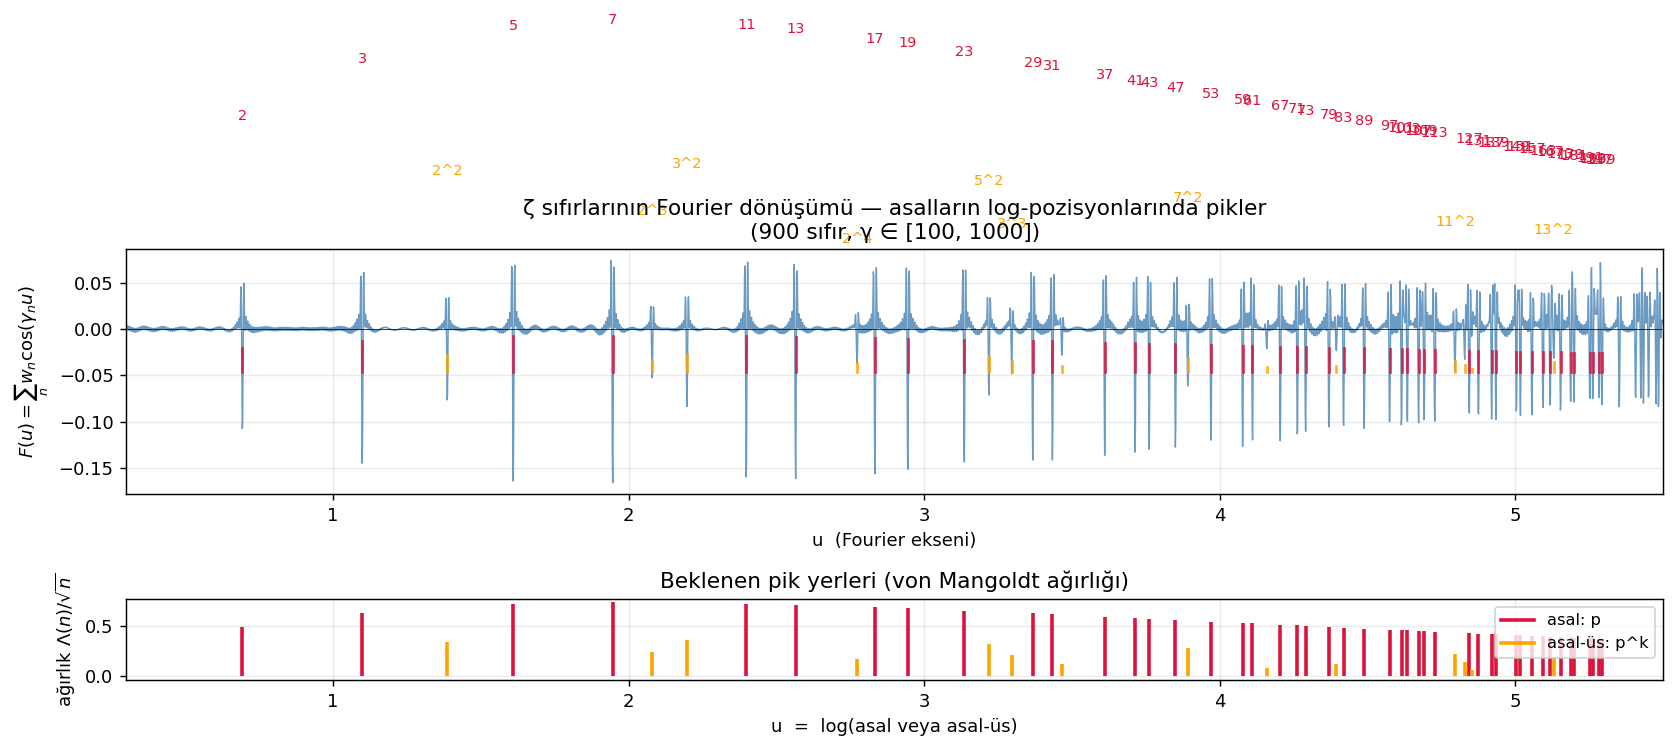

Write Python code to recreate this figure.
"""
QM × Riemann — Asalların Sesi
==============================

Form factor'un GUE'den sapması rastgele değil. Riemann'ın explicit formula'sı:

    Σ_γ f(γ)  ↔  Σ_p (log p)/√p · f̂(log p) + ...

Yani sıfırlar (γ) ve asallar (p) Fourier eşleridir. Sıfırların Fourier
dönüşümünde **asalların logaritmalarında** pikler görmeliyiz.

Bu test: Σ_n cos(γ_n · u) çiz, u-ekseni boyunca log(p), log(p²),... noktalarına bak.
"""

import numpy as np
import matplotlib.pyplot as plt
from pathlib import Path

ROOT = Path(__file__).resolve().parent.parent
t_all = np.loadtxt(ROOT / "zeros_100k.txt")

# ---------- Asalları üret (Eratosthenes) ----------
def primes_upto(N):
    sieve = np.ones(N+1, bool); sieve[:2] = False
    for i in range(2, int(N**0.5)+1):
        if sieve[i]: sieve[i*i::i] = False
    return np.flatnonzero(sieve)

P = primes_upto(200)   # u ekseninde log p, log p², log p³ vs

# Prime power'ları üret: n = p^k, ağırlık Λ(n)/√n = log(p)/√(p^k)
pp = []   # (log(n), weight)
for p in P:
    pk = p
    while pk <= 200:
        pp.append((np.log(pk), np.log(p) / np.sqrt(pk), int(pk), p))
        pk *= p
pp.sort()

# ---------- ζ sıfırlarının Fourier dönüşümü ----------
# F(u) = Σ_n cos(γ_n · u)   ,  γ_n ∈ zero seti, sınırlı pencerede
# pencere: orta yükseklik civarı, Gaussian ağırlık ile (kenar etkisini bastır)
GAMMA_LOW, GAMMA_HIGH = 100, 1000       # γ ∈ [100, 1000]
mask = (t_all > GAMMA_LOW) & (t_all < GAMMA_HIGH)
g = t_all[mask]
print(f"Kullanılan sıfır sayısı: {len(g)}, [{g[0]:.2f}, {g[-1]:.2f}]")

# Gaussian pencere (orta=550, σ=300)
center, sigma = 0.5*(GAMMA_LOW+GAMMA_HIGH), 0.4*(GAMMA_HIGH-GAMMA_LOW)
w = np.exp(-(g - center)**2 / (2*sigma**2))

# u-ekseni: log p civarında çözünürlük lazım, log 200 ≈ 5.3
u = np.linspace(0.3, 5.5, 4000)

# F(u) = Σ_n w_n · cos(γ_n · u)
F = (w[:, None] * np.cos(np.outer(g, u))).sum(axis=0)
F /= w.sum()    # normalize

# ---------- Plot ----------
fig, axes = plt.subplots(2, 1, figsize=(13, 8),
                         gridspec_kw={"height_ratios": [3, 1]})

# Üst: Fourier dönüşümü + asal işaretleri
ax = axes[0]
ax.plot(u, F, color="steelblue", lw=0.8, alpha=0.8)
ax.axhline(0, color="k", lw=0.4)

# Asal yerleri işaretle
for log_n, weight, n, p in pp:
    if log_n < u[0] or log_n > u[-1]: continue
    # ağırlık ile orantılı dikey çizgi
    h = weight * 0.4
    color = "crimson" if n == p else "orange"      # asal kırmızı, asal-üs turuncu
    ax.axvline(log_n, ymin=0.5, ymax=0.5+h*0.5, color=color, lw=1.5, alpha=0.85)
    if weight > 0.15:
        label = f"{p}" if n == p else f"{p}^{int(np.log(n)/np.log(p))}"
        ax.text(log_n, 0.02 + h*1.05, label, ha="center", fontsize=8, color=color)

ax.set_xlabel("u  (Fourier ekseni)")
ax.set_ylabel(r"$F(u) = \sum_n w_n \cos(\gamma_n u)$")
ax.set_title("ζ sıfırlarının Fourier dönüşümü — asalların log-pozisyonlarında pikler\n"
             "(900 sıfır, γ ∈ [100, 1000])")
ax.set_xlim(u[0], u[-1])
ax.grid(alpha=0.25)

# Alt: gerçek asalların konumlarını ayrı bantta göster (legend gibi)
ax2 = axes[1]
for log_n, weight, n, p in pp:
    if log_n < u[0] or log_n > u[-1]: continue
    color = "crimson" if n == p else "orange"
    ax2.vlines(log_n, 0, weight, color=color, lw=2)
ax2.set_xlim(u[0], u[-1])
ax2.set_xlabel("u  =  log(asal veya asal-üs)")
ax2.set_ylabel(r"ağırlık $\Lambda(n)/\sqrt{n}$")
ax2.set_title("Beklenen pik yerleri (von Mangoldt ağırlığı)")
ax2.grid(alpha=0.25)

# legend
from matplotlib.lines import Line2D
ax2.legend(handles=[
    Line2D([0],[0], color="crimson", lw=2, label="asal: p"),
    Line2D([0],[0], color="orange", lw=2, label="asal-üs: p^k"),
], loc="upper right", fontsize=9)

plt.tight_layout()
out = Path(__file__).parent / "03_asallarin_sesi.png"
plt.savefig(out, dpi=130, bbox_inches="tight")
print(f"Kaydedildi: {out}")

# ---------- Sayısal: pik yerleri ζ ve beklenti ne kadar uyuşuyor? ----------
# Empirik tepe noktaları bul (basit: lokal max + threshold)
from scipy.signal import find_peaks
peaks, _ = find_peaks(np.abs(F), height=0.15*np.max(np.abs(F)), distance=20)
u_peaks = u[peaks]
F_peaks = F[peaks]

print(f"\nEmpirik tepe sayısı: {len(u_peaks)}")
print(f"{'u_peak':>8} | {'|F|':>8} | en yakın log(p^k) | sapma")
for up, fp in zip(u_peaks, F_peaks):
    # en yakın beklenen pik
    nearest = min(pp, key=lambda x: abs(x[0] - up))
    log_n, weight, n, p = nearest
    delta = up - log_n
    label = str(p) if n == p else f"{p}^{int(np.log(n)/np.log(p))}"
    print(f"{up:8.3f} | {fp:+8.3f} | log({label})={log_n:.3f}  | Δ={delta:+.3f}")
